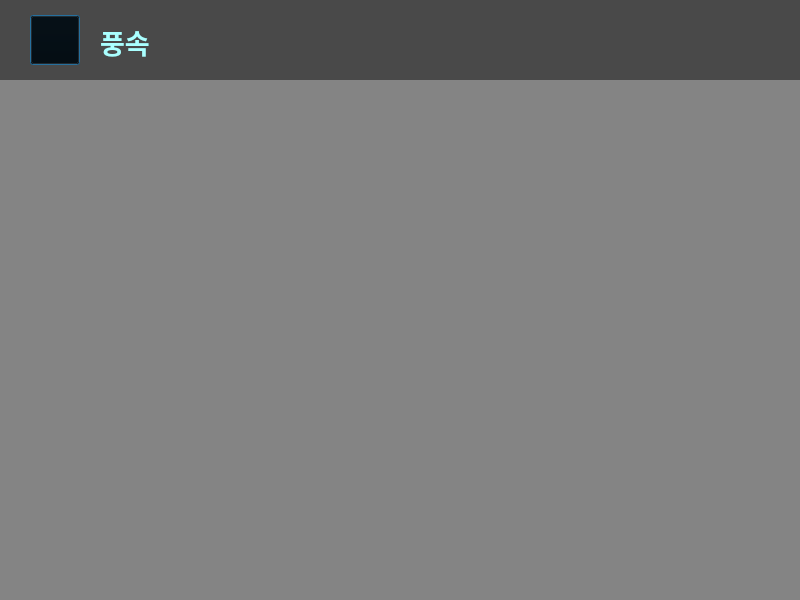
<?xml version="1.0" encoding="UTF-8"?>
<ui version="4.0">
 <class>Dialog</class>
 <widget class="QDialog" name="Dialog">
  <property name="geometry">
   <rect>
    <x>0</x>
    <y>0</y>
    <width>800</width>
    <height>600</height>
   </rect>
  </property>
  <property name="windowTitle">
   <string>Dialog</string>
  </property>
  <widget class="PlotWidget" name="wind" native="true">
   <property name="geometry">
    <rect>
     <x>50</x>
     <y>100</y>
     <width>700</width>
     <height>480</height>
    </rect>
   </property>
  </widget>
  <widget class="QLabel" name="label_1">
   <property name="geometry">
    <rect>
     <x>0</x>
     <y>0</y>
     <width>800</width>
     <height>600</height>
    </rect>
   </property>
   <property name="text">
    <string/>
   </property>
   <property name="pixmap">
    <pixmap>smart_farm.jpg</pixmap>
   </property>
   <property name="scaledContents">
    <bool>true</bool>
   </property>
   <property name="wordWrap">
    <bool>false</bool>
   </property>
  </widget>
  <widget class="QLabel" name="label_2">
   <property name="geometry">
    <rect>
     <x>0</x>
     <y>0</y>
     <width>800</width>
     <height>600</height>
    </rect>
   </property>
   <property name="styleSheet">
    <string notr="true">background-color:rgba(0, 0, 0, 0.45);;</string>
   </property>
   <property name="text">
    <string/>
   </property>
  </widget>
  <widget class="QLabel" name="label_3">
   <property name="geometry">
    <rect>
     <x>0</x>
     <y>0</y>
     <width>801</width>
     <height>80</height>
    </rect>
   </property>
   <property name="styleSheet">
    <string notr="true">background-color:rgba(0, 0, 0, 0.45);</string>
   </property>
   <property name="text">
    <string/>
   </property>
  </widget>
  <widget class="QLabel" name="label_4">
   <property name="geometry">
    <rect>
     <x>100</x>
     <y>5</y>
     <width>200</width>
     <height>75</height>
    </rect>
   </property>
   <property name="font">
    <font>
     <family>휴먼편지체</family>
     <weight>75</weight>
     <bold>true</bold>
    </font>
   </property>
   <property name="text">
    <string>&lt;html&gt;&lt;head/&gt;&lt;body&gt;&lt;p&gt;&lt;span style=&quot; font-size:20pt; color:#aaffff;&quot;&gt;풍속&lt;/span&gt;&lt;/p&gt;&lt;/body&gt;&lt;/html&gt;</string>
   </property>
  </widget>
  <widget class="QPushButton" name="pushButton">
   <property name="geometry">
    <rect>
     <x>30</x>
     <y>15</y>
     <width>50</width>
     <height>50</height>
    </rect>
   </property>
   <property name="styleSheet">
    <string notr="true">background-color:transparent;</string>
   </property>
   <property name="text">
    <string/>
   </property>
   <property name="icon">
    <iconset>
     <normaloff>back.png</normaloff>back.png</iconset>
   </property>
   <property name="iconSize">
    <size>
     <width>50</width>
     <height>50</height>
    </size>
   </property>
  </widget>
  <zorder>label_1</zorder>
  <zorder>label_2</zorder>
  <zorder>label_3</zorder>
  <zorder>label_4</zorder>
  <zorder>pushButton</zorder>
  <zorder>wind</zorder>
 </widget>
 <customwidgets>
  <customwidget>
   <class>PlotWidget</class>
   <extends>QWidget</extends>
   <header location="global">pyqtgraph.h</header>
   <container>1</container>
  </customwidget>
 </customwidgets>
 <resources/>
 <connections>
  <connection>
   <sender>pushButton</sender>
   <signal>clicked()</signal>
   <receiver>Dialog</receiver>
   <slot>btn_main()</slot>
   <hints>
    <hint type="sourcelabel">
     <x>65</x>
     <y>35</y>
    </hint>
    <hint type="destinationlabel">
     <x>152</x>
     <y>-112</y>
    </hint>
   </hints>
  </connection>
 </connections>
 <slots>
  <slot>btn_main()</slot>
 </slots>
</ui>
